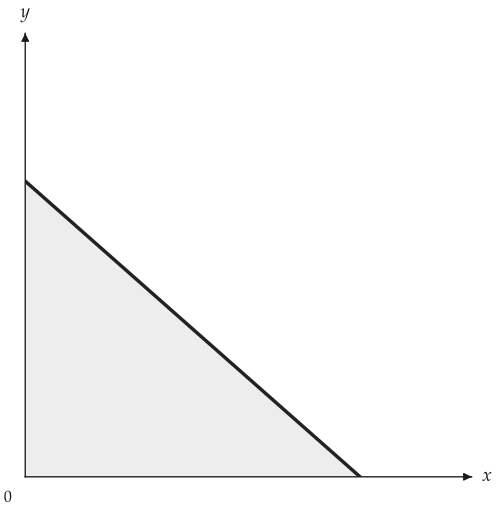

Here is the Python script that generated this plot:
from utility_viz import Canvas, Config

Config.load("manual.toml").use()  # figure settings

cvs = Canvas(x_max=20, y_max=15, x_label="$x$", y_label="$y$")  # italic x and y
cvs.add_budget(2.0, 3.0, 30.0, fill=True)  # the line and its feasible set
cvs.save("add_budget.png")
